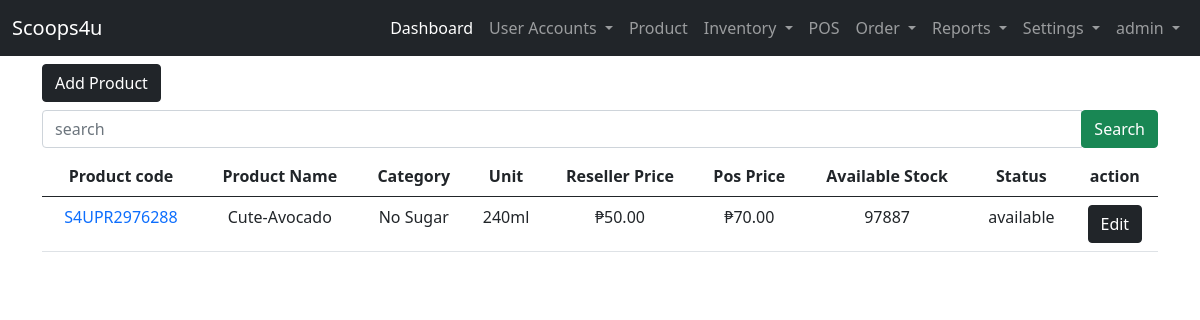
Page /user-site/product/ (signed in) on the committed database.
### landing_page/models.py (models this page shows)
class User(AbstractUser):
    ROLE = ((" "," "),("admin","admin"),("staff","staff"),("reseller","reseller"),("delivery_staff","delivery_staff"))
    STAT = ((" "," "),("active","active"),("inactive","inactive"))
    role = models.CharField(max_length=50, null=True, default=None, choices=ROLE)
    status = models.CharField(max_length=50, null=True, default=None , choices=STAT)

### admin_site/models.py (models this page shows, shortened)
class Product(models.Model):
    STATUS = (("available","available"),("not available","not available"),("low stock","low stock"))
    product_code =  models.CharField(unique=True, max_length=200, verbose_name='Product Code')
    product_name=  models.CharField(max_length=200, null=True, verbose_name='Product Name')
    product_flavor =  models.CharField(max_length=200,null=True, verbose_name='Product Flavor')
    product_category =  models.CharField(max_length=200, verbose_name='Category')
    product_unit =  models.CharField(max_length=200, verbose_name='Unit')
    product_ResellerPrice =   models.BigIntegerField(null=True, verbose_name='Reseller Price')
    product_price =   models.BigIntegerField(null=True, verbose_name='Pos Price')
    product_stock =  models.BigIntegerField(null=True, verbose_name='Available Stock')
    product_status =  models.CharField(max_length=200, choices=STATUS, verbose_name='Status')

### admin_site/views.py (the view)
# urls.py: path('product/', views.list_products, name='list_product'),
@login_required(login_url='landing_page:login')
def list_products(request):
    list_products = Product.objects.all().order_by('-id')
    context = {'list_products':list_products}
    return render(request, 'admin_site/products/product.html', context)

### templates/admin_site/products/product.html (shortened to what this page needs)
{% extends 'admin_site/base.html' %}
{% block content %}
{% load humanize %}
<a href="{% url 'admin_site:add_product' %}" class="btn btn-dark">Add Product</a>
<form action="{% url 'admin_site:search_product' %}" method="GET" class="my-2">
    <div class="input-group">
        <input type="text" class="form-control" name="search" placeholder="search" required>
        <div class="input-group-append">
            <button class="btn btn-success" type="submit">Search</button>
        </div>
    </div>
</form>
<table class="table table-hover text-center">
    <thead>
    <tr>
        <th>Product code </th>
        <th>Product Name</th>
        <th>Category</th>
        <th>Unit</th>
        <th>Reseller Price</th>
        <th>Pos Price</th>
        <th>Available Stock</th>
        <th>Status</th>
        <th>action</th>
    </tr>
    </thead>
    {% if list_products %}
    <tbody>
        {% for list in list_products %}
    <tr>
        <td><a href="{% url 'admin_site:view_product' list.id %}" class="text-decoration-none">{{ list.product_code }}</a></td>
        <td>{{ list.product_name }}</td>
        <td>{{ list.product_category }}</td>
        <td>{{ list.product_unit }}</td>
        <td>&#8369;{{ list.product_ResellerPrice|floatformat:2|intcomma  }}</td>
        <td>&#8369;{{ list.product_price|floatformat:2|intcomma}}</td>
        <td>{{ list.product_stock }}</td>
        <td>{{ list.product_status }}</td>
        <td><a href="{% url 'admin_site:edit_product' list.id %}" class="btn btn-dark">Edit</a></td>
    </tr>
        {% endfor %}
    </tbody>
    {% endif %}
</table>
{% endblock content %}

### templates/admin_site/base.html (shortened to what this page needs)
{% load static %}
<!DOCTYPE html>
<html lang="en">
<head>
    <link href="https://cdn.jsdelivr.net/npm/bootstrap@5.0.2/dist/css/bootstrap.min.css" rel="stylesheet">
    <link rel="stylesheet" href="{% static 'css/sample.css' %}">
  </head>
<body>
  {% if user.role == "admin"%}
    <nav class="navbar navbar-expand-lg navbar-dark bg-dark">
        <div class="container-fluid">
          <a class="navbar-brand" href="#">Scoops4u</a>
          <div class="collapse navbar-collapse" id="navbarNavDropdown">
            <ul class="navbar-nav ms-auto mb-2 mb-lg-0">
              <li class="nav-item">
                <a class="nav-link active" aria-current="page" href="{% url 'admin_site:dashboard'%}">Dashboard</a>
              </li>
              <li class="nav-item dropdown">
                <a class="nav-link dropdown-toggle" href="#" id="navbarDropdownMenuLink" role="button" data-bs-toggle="dropdown" aria-expanded="false">
                  User Accounts
                </a>
              </li>
              <li class="nav-item">
                <a class="nav-link" href="{%url 'admin_site:list_product' %}">Product</a>
              </li>
              <li class="nav-item dropdown">
                <a class="nav-link dropdown-toggle" href="#" id="navbarDropdownMenuLink" role="button" data-bs-toggle="dropdown" aria-expanded="false">
                  Inventory
                </a>
              </li>
              <li class="nav-item">
                <a class="nav-link" href="{%url 'admin_site:pos' %}">POS</a>
              </li>
              <li class="nav-item dropdown">
                <a class="nav-link dropdown-toggle" href="#" id="navbarDropdownMenuLink" role="button" data-bs-toggle="dropdown" aria-expanded="false">
                  Order
                </a>
              </li>
              <li class="nav-item dropdown">
                <a class="nav-link dropdown-toggle" href="#" id="navbarDropdownMenuLink" role="button" data-bs-toggle="dropdown" aria-expanded="false">
                  Reports
                </a>
              </li>
              <li class="nav-item dropdown">
                <a class="nav-link dropdown-toggle" href="#" id="navbarDropdownMenuLink" role="button" data-bs-toggle="dropdown" aria-expanded="false">
                  Settings
                </a>
              </li>
              <li class="nav-item dropdown">
                <a class="nav-link dropdown-toggle" href="#" id="navbarDropdownMenuLink" role="button" data-bs-toggle="dropdown" aria-expanded="false">
                  {{ user }}
                </a>
              </li>
            </ul>
          </div>
        </div>
      </nav>
  {% endif %}
      <div class="container">
        <div class="row mt-2">
            <div class="col-lg-12">
                {% block content %}
                {% endblock content %}
            </div>
        </div>
      </div>
</body>
</html>

### rows in the picture
User: username "admin"
Product: product_code "S4UPR2976288", product_name "Cute-Avocado", product_category "No Sugar", product_unit "240ml", product_ResellerPrice "50.00", product_price "70.00", product_stock "97887", product_status "available"
